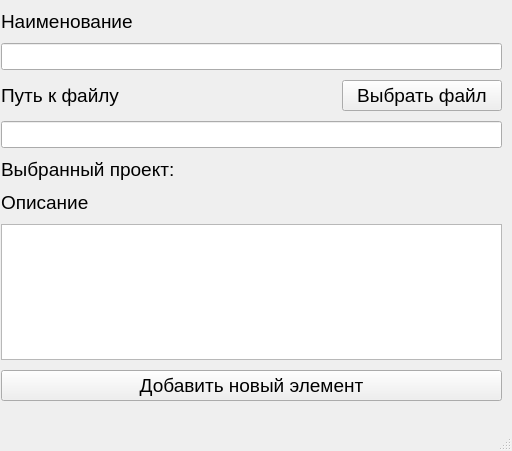
<?xml version="1.0" encoding="UTF-8"?>
<ui version="4.0">
 <class>MainWindow</class>
 <widget class="QMainWindow" name="MainWindow">
  <property name="geometry">
   <rect>
    <x>0</x>
    <y>0</y>
    <width>512</width>
    <height>451</height>
   </rect>
  </property>
  <property name="windowTitle">
   <string>Добавление элемента ETL</string>
  </property>
  <widget class="QWidget" name="centralwidget">
   <widget class="QFrame" name="MainFrame">
    <property name="geometry">
     <rect>
      <x>0</x>
      <y>0</y>
      <width>511</width>
      <height>411</height>
     </rect>
    </property>
    <layout class="QVBoxLayout" name="verticalLayout" stretch="1,1,0,0,1,1,10,2">
     <property name="spacing">
      <number>10</number>
     </property>
     <property name="leftMargin">
      <number>1</number>
     </property>
     <property name="topMargin">
      <number>10</number>
     </property>
     <property name="bottomMargin">
      <number>10</number>
     </property>
     <item>
      <widget class="QLabel" name="label_6">
       <property name="font">
        <font>
         <pointsize>14</pointsize>
        </font>
       </property>
       <property name="text">
        <string>Наименование</string>
       </property>
      </widget>
     </item>
     <item>
      <widget class="QLineEdit" name="edit_name_elem">
       <property name="sizePolicy">
        <sizepolicy hsizetype="Preferred" vsizetype="Preferred">
         <horstretch>0</horstretch>
         <verstretch>0</verstretch>
        </sizepolicy>
       </property>
       <property name="font">
        <font>
         <pointsize>12</pointsize>
        </font>
       </property>
      </widget>
     </item>
     <item>
      <layout class="QHBoxLayout" name="horizontalLayout_2">
       <item>
        <widget class="QLabel" name="label_path">
         <property name="font">
          <font>
           <pointsize>14</pointsize>
          </font>
         </property>
         <property name="text">
          <string>Путь к файлу</string>
         </property>
        </widget>
       </item>
       <item>
        <widget class="QLabel" name="label_project_2">
         <property name="font">
          <font>
           <pointsize>14</pointsize>
          </font>
         </property>
         <property name="text">
          <string/>
         </property>
        </widget>
       </item>
       <item>
        <widget class="QPushButton" name="btn_choice_file">
         <property name="sizePolicy">
          <sizepolicy hsizetype="Minimum" vsizetype="Minimum">
           <horstretch>0</horstretch>
           <verstretch>0</verstretch>
          </sizepolicy>
         </property>
         <property name="font">
          <font>
           <pointsize>14</pointsize>
          </font>
         </property>
         <property name="text">
          <string>Выбрать файл</string>
         </property>
        </widget>
       </item>
      </layout>
     </item>
     <item>
      <widget class="QLineEdit" name="edit_path_file">
       <property name="sizePolicy">
        <sizepolicy hsizetype="Preferred" vsizetype="Preferred">
         <horstretch>0</horstretch>
         <verstretch>0</verstretch>
        </sizepolicy>
       </property>
       <property name="font">
        <font>
         <pointsize>12</pointsize>
        </font>
       </property>
      </widget>
     </item>
     <item>
      <layout class="QHBoxLayout" name="horizontalLayout">
       <item>
        <widget class="QLabel" name="label_project_desc">
         <property name="font">
          <font>
           <pointsize>14</pointsize>
          </font>
         </property>
         <property name="text">
          <string>Выбранный проект:</string>
         </property>
        </widget>
       </item>
       <item>
        <widget class="QLabel" name="label_project">
         <property name="font">
          <font>
           <pointsize>14</pointsize>
          </font>
         </property>
         <property name="text">
          <string/>
         </property>
        </widget>
       </item>
      </layout>
     </item>
     <item>
      <widget class="QLabel" name="label_7">
       <property name="font">
        <font>
         <pointsize>14</pointsize>
        </font>
       </property>
       <property name="text">
        <string>Описание</string>
       </property>
      </widget>
     </item>
     <item>
      <widget class="QPlainTextEdit" name="edit_desc">
       <property name="sizePolicy">
        <sizepolicy hsizetype="Preferred" vsizetype="Preferred">
         <horstretch>0</horstretch>
         <verstretch>0</verstretch>
        </sizepolicy>
       </property>
       <property name="font">
        <font>
         <pointsize>12</pointsize>
        </font>
       </property>
      </widget>
     </item>
     <item>
      <widget class="QPushButton" name="btn_add_elem">
       <property name="sizePolicy">
        <sizepolicy hsizetype="Minimum" vsizetype="Minimum">
         <horstretch>0</horstretch>
         <verstretch>0</verstretch>
        </sizepolicy>
       </property>
       <property name="font">
        <font>
         <pointsize>14</pointsize>
        </font>
       </property>
       <property name="text">
        <string>Добавить новый элемент</string>
       </property>
      </widget>
     </item>
    </layout>
   </widget>
  </widget>
  <widget class="QMenuBar" name="menubar">
   <property name="geometry">
    <rect>
     <x>0</x>
     <y>0</y>
     <width>512</width>
     <height>21</height>
    </rect>
   </property>
  </widget>
  <widget class="QStatusBar" name="statusbar"/>
 </widget>
 <resources/>
 <connections/>
</ui>
